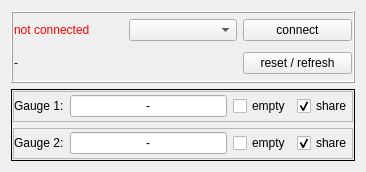
<?xml version="1.0" encoding="UTF-8"?>
<ui version="4.0">
 <class>tpg26xWindow</class>
 <widget class="QWidget" name="tpg26xWindow">
  <property name="geometry">
   <rect>
    <x>0</x>
    <y>0</y>
    <width>366</width>
    <height>172</height>
   </rect>
  </property>
  <property name="windowTitle">
   <string>Form</string>
  </property>
  <layout class="QGridLayout" name="gridLayout_3">
   <item row="0" column="0">
    <widget class="QFrame" name="frame_connection">
     <property name="frameShape">
      <enum>QFrame::Box</enum>
     </property>
     <property name="frameShadow">
      <enum>QFrame::Raised</enum>
     </property>
     <layout class="QGridLayout" name="gridLayout_4">
      <property name="leftMargin">
       <number>1</number>
      </property>
      <property name="topMargin">
       <number>1</number>
      </property>
      <property name="rightMargin">
       <number>1</number>
      </property>
      <property name="bottomMargin">
       <number>1</number>
      </property>
      <item row="0" column="0">
       <widget class="QLabel" name="lbl_status">
        <property name="styleSheet">
         <string notr="true">color: red;</string>
        </property>
        <property name="text">
         <string>not connected</string>
        </property>
       </widget>
      </item>
      <item row="0" column="1">
       <widget class="QComboBox" name="cob_ports"/>
      </item>
      <item row="0" column="2">
       <widget class="QPushButton" name="btn_connect">
        <property name="text">
         <string>connect</string>
        </property>
       </widget>
      </item>
      <item row="1" column="2">
       <widget class="QPushButton" name="btn_resetInfo">
        <property name="text">
         <string>reset / refresh</string>
        </property>
       </widget>
      </item>
      <item row="1" column="0" colspan="2">
       <widget class="QLabel" name="lbl_info">
        <property name="text">
         <string>-</string>
        </property>
       </widget>
      </item>
     </layout>
    </widget>
   </item>
   <item row="1" column="0">
    <widget class="QFrame" name="frame_values">
     <property name="enabled">
      <bool>true</bool>
     </property>
     <property name="frameShape">
      <enum>QFrame::Box</enum>
     </property>
     <layout class="QGridLayout" name="gridLayout_9">
      <property name="leftMargin">
       <number>1</number>
      </property>
      <property name="topMargin">
       <number>1</number>
      </property>
      <property name="rightMargin">
       <number>1</number>
      </property>
      <property name="bottomMargin">
       <number>1</number>
      </property>
      <item row="0" column="0">
       <widget class="QFrame" name="frame_gauge1">
        <property name="frameShape">
         <enum>QFrame::StyledPanel</enum>
        </property>
        <property name="frameShadow">
         <enum>QFrame::Raised</enum>
        </property>
        <layout class="QGridLayout" name="gridLayout">
         <property name="leftMargin">
          <number>0</number>
         </property>
         <property name="topMargin">
          <number>0</number>
         </property>
         <property name="rightMargin">
          <number>0</number>
         </property>
         <property name="bottomMargin">
          <number>0</number>
         </property>
         <item row="0" column="0">
          <widget class="QLabel" name="lbl_gauge1">
           <property name="text">
            <string>Gauge 1:</string>
           </property>
          </widget>
         </item>
         <item row="0" column="1">
          <widget class="QLineEdit" name="txt_gauge1">
           <property name="text">
            <string>-</string>
           </property>
           <property name="alignment">
            <set>Qt::AlignCenter</set>
           </property>
           <property name="readOnly">
            <bool>true</bool>
           </property>
          </widget>
         </item>
         <item row="0" column="3">
          <widget class="QCheckBox" name="chb_shareGauge1">
           <property name="text">
            <string>share</string>
           </property>
           <property name="checked">
            <bool>true</bool>
           </property>
          </widget>
         </item>
         <item row="0" column="2">
          <widget class="QCheckBox" name="chb_noGauge1">
           <property name="text">
            <string>empty</string>
           </property>
          </widget>
         </item>
        </layout>
       </widget>
      </item>
      <item row="1" column="0">
       <widget class="QFrame" name="frame_gauge2">
        <property name="frameShape">
         <enum>QFrame::StyledPanel</enum>
        </property>
        <property name="frameShadow">
         <enum>QFrame::Raised</enum>
        </property>
        <layout class="QGridLayout" name="gridLayout_2">
         <property name="leftMargin">
          <number>0</number>
         </property>
         <property name="topMargin">
          <number>0</number>
         </property>
         <property name="rightMargin">
          <number>0</number>
         </property>
         <property name="bottomMargin">
          <number>0</number>
         </property>
         <item row="0" column="0">
          <widget class="QLabel" name="lbl_gauge2">
           <property name="text">
            <string>Gauge 2:</string>
           </property>
          </widget>
         </item>
         <item row="0" column="1">
          <widget class="QLineEdit" name="txt_gauge2">
           <property name="text">
            <string>-</string>
           </property>
           <property name="alignment">
            <set>Qt::AlignCenter</set>
           </property>
           <property name="readOnly">
            <bool>true</bool>
           </property>
          </widget>
         </item>
         <item row="0" column="3">
          <widget class="QCheckBox" name="chb_shareGauge2">
           <property name="text">
            <string>share</string>
           </property>
           <property name="checked">
            <bool>true</bool>
           </property>
          </widget>
         </item>
         <item row="0" column="2">
          <widget class="QCheckBox" name="chb_noGauge2">
           <property name="text">
            <string>empty</string>
           </property>
          </widget>
         </item>
        </layout>
       </widget>
      </item>
     </layout>
    </widget>
   </item>
  </layout>
 </widget>
 <resources/>
 <connections/>
</ui>
